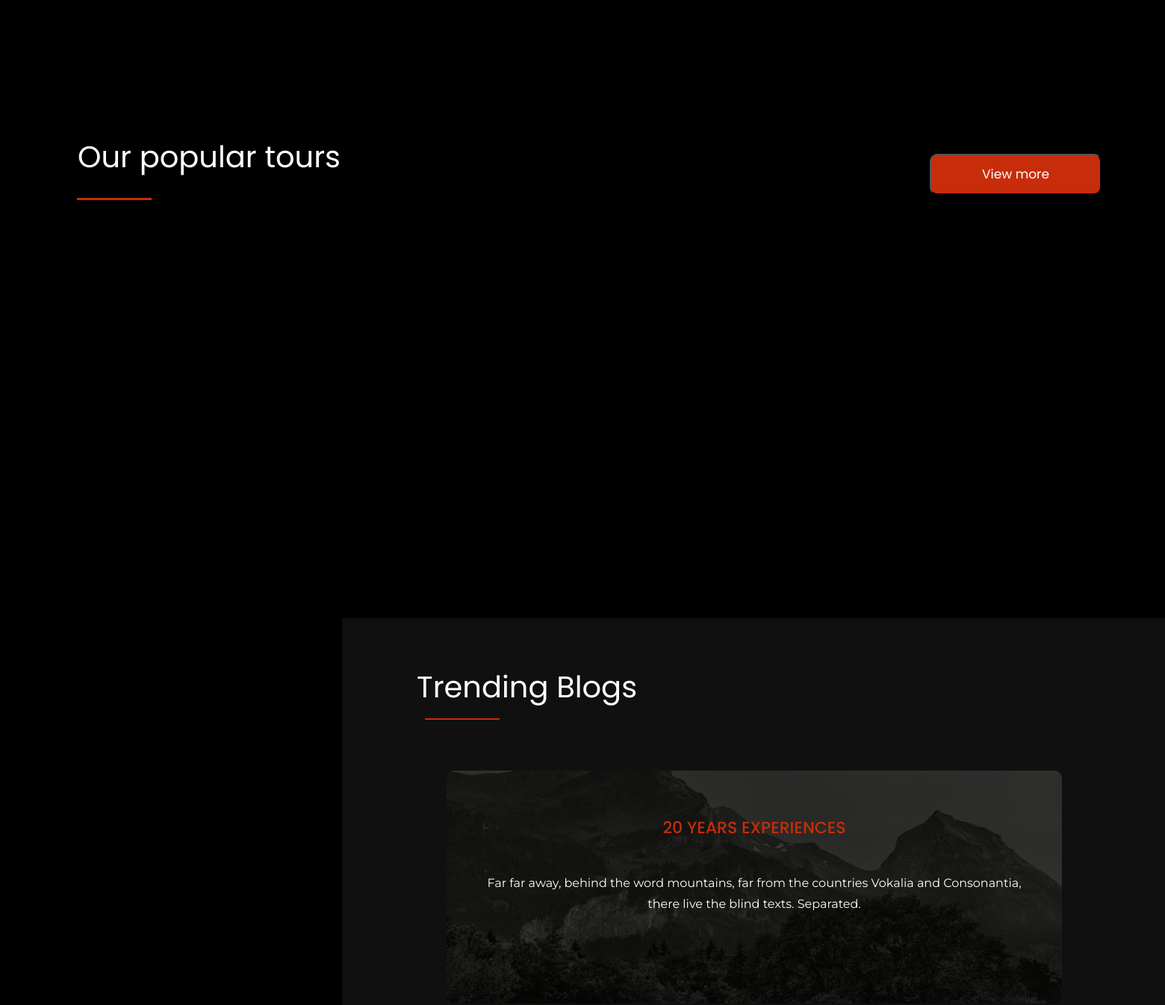
Before: / (middle part) with the older database file.
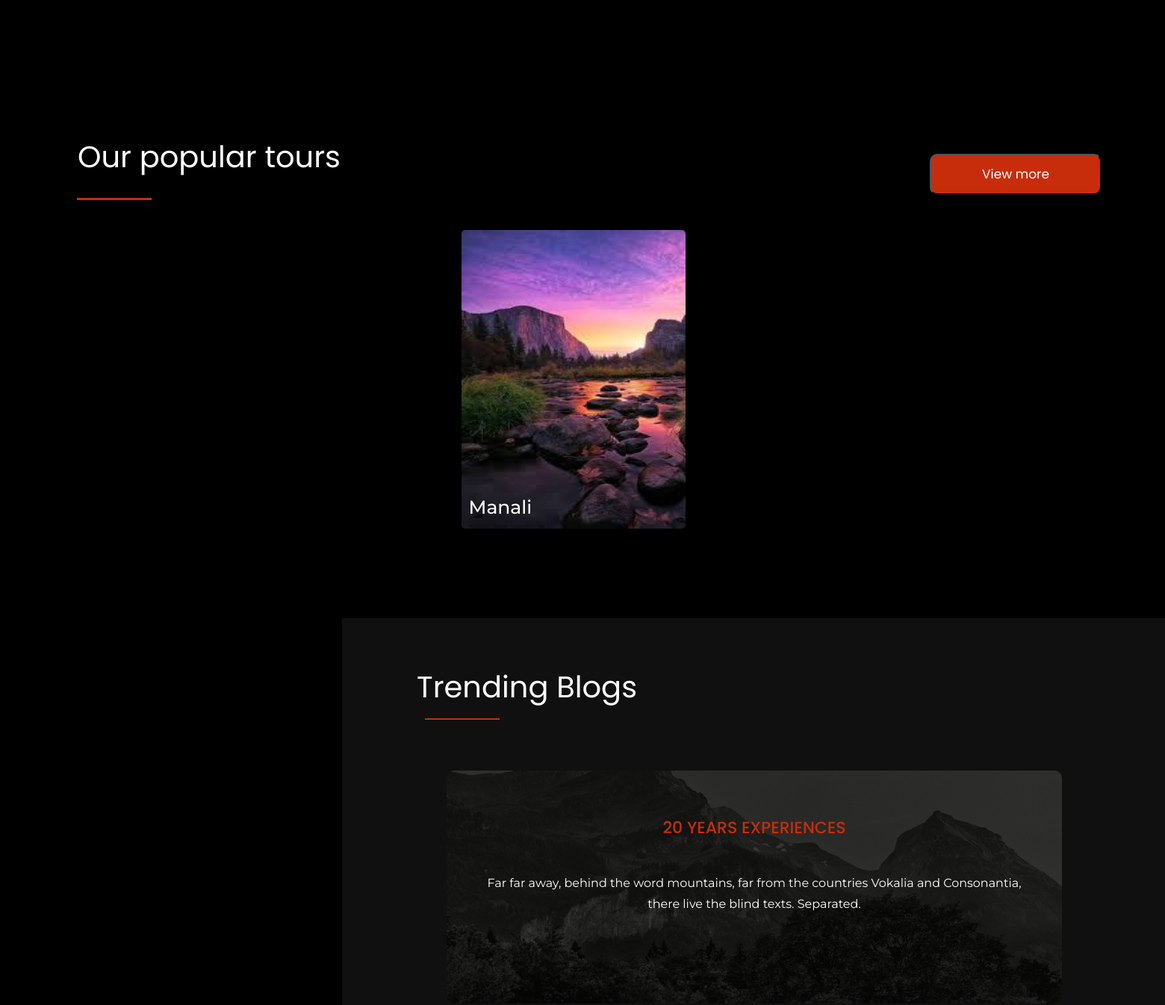
After: the same page with the newer database file.
### home/models.py (models this page shows, shortened)
class populartrip(models.Model):
    id=models.AutoField(max_length=5000 , primary_key=True)
    destination=models.CharField(max_length=5000,null=True, blank=True)
    destination_image=models.ImageField(upload_to='images/', null=True, blank=True)
    mode1=models.CharField(max_length=5000 , null=True, blank=True)
    mode1_price=models.CharField(max_length=5000, null=True, blank=True )
    mode2=models.CharField(max_length=5000, null=True, blank=True )
    mode2_price=models.CharField(max_length=5000, null=True, blank=True )
    mode3=models.CharField(max_length=5000, null=True, blank=True )
    mode3_price=models.CharField(max_length=5000, null=True, blank=True )
    mode4=models.CharField(max_length=5000 , null=True, blank=True)
    mode4_price=models.CharField(max_length=5000, null=True, blank=True )
    mode5=models.CharField(max_length=5000 , null=True, blank=True)
    mode5_price=models.CharField(max_length=5000 , null=True, blank=True)
    mode6=models.CharField(max_length=5000 , null=True, blank=True)
    mode6_price=models.CharField(max_length=5000 , null=True, blank=True)
    batch1=models.CharField(max_length=5000, null=True, blank=True )
    batch2=models.CharField(max_length=5000 , null=True, blank=True)
    batch3=models.CharField(max_length=5000 , null=True, blank=True)
    batch4=models.CharField(max_length=5000, null=True, blank=True )
    batch5=models.CharField(max_length=5000 , null=True, blank=True)
    batch6=models.CharField(max_length=5000 , null=True, blank=True)
    batch7=models.CharField(max_length=5000 , null=True, blank=True)
    relatedit1=models.CharField(max_length=50000 , null=True, blank=True)
    reltourimg1=models.ImageField(upload_to='images/', null=True, blank=True)
    relatedtour1=models.CharField(max_length=50000 , null=True, blank=True)
    relatedprice1=models.CharField(max_length=50000 , null=True, blank=True)
    relatedit2=models.CharField(max_length=50000, null=True, blank=True )
    reltourimg2=models.ImageField(upload_to='images/', null=True, blank=True)
    relatedtour2=models.CharField(max_length=50000 , null=True, blank=True)
    relatedprice2=models.CharField(max_length=50000 , null=True, blank=True)
    destination_price=models.CharField(max_length=5000)
    main_image=models.ImageField(upload_to='images/', null=True, blank=True)
    destination_image1=models.ImageField(upload_to='images/', null=True, blank=True)
    destination_image2=models.ImageField(upload_to='images/', null=True, blank=True)
    destination_image3=models.ImageField(upload_to='images/', null=True, blank=True)
    destination_image4=models.ImageField(upload_to='images/', null=True, blank=True)
    destination_image5=models.ImageField(upload_to='images/', null=True, blank=True)
    destination_image6=models.ImageField(upload_to='images/', null=True, blank=True)
    time=models.CharField(max_length=5000, null=True, blank=True)
    group=models.CharField(max_length=5000 , null=True, blank=True)
    hiketype=models.CharField(max_length=5000 , null=True, blank=True)
    difficulty=models.CharField(max_length=5000, null=True, blank=True)
    pickup=models.CharField(max_length=5000, null=True, blank=True)
    minage=models.CharField(max_length=5000, null=True, blank=True)
    dayno1=models.CharField(max_length=5000 , null=True, blank=True)
    itineraryhead1=models.CharField(max_length=5000 , null=True, blank=True)
    daycontent1=models.CharField(max_length=5000, null=True, blank=True )
    dayno2=models.CharField(max_length=5000 , null=True, blank=True)
    itineraryhead2=models.CharField(max_length=5000 , null=True, blank=True)
    daycontent2=models.CharField(max_length=5000, null=True, blank=True )
    dayno3=models.CharField(max_length=5000 , null=True, blank=True)
    itineraryhead3=models.CharField(max_length=5000 , null=True, blank=True)
    daycontent3=models.CharField(max_length=5000 , null=True, blank=True)
    dayno4=models.CharField(max_length=5000, null=True, blank=True )
    itineraryhead4=models.CharField(max_length=5000 , null=True, blank=True)
    daycontent4=models.CharField(max_length=5000, null=True, blank=True )
    dayno5=models.CharField(max_length=5000 , null=True, blank=True)
    itineraryhead5=models.CharField(max_length=5000 , null=True, blank=True)
    daycontent5=models.CharField(max_length=5000 , null=True, blank=True)
    dayno6=models.CharField(max_length=5000 , null=True, blank=True)
    itineraryhead6=models.CharField(max_length=5000 , null=True, blank=True)
    daycontent6=models.CharField(max_length=5000 , null=True, blank=True)
    dayno7=models.CharField(max_length=5000 , null=True, blank=True)
    itineraryhead7=models.CharField(max_length=5000 , null=True, blank=True)
    daycontent7=models.CharField(max_length=5000 , null=True, blank=True)
    dayno8=models.CharField(max_length=5000 , null=True, blank=True)
    itineraryhead8=models.CharField(max_length=5000 , null=True, blank=True)
    daycontent8=models.CharField(max_length=5000 , null=True, blank=True)
    dayno9=models.CharField(max_length=5000 , null=True, blank=True)
    itineraryhead9=models.CharField(max_length=5000 , null=True, blank=True)
    daycontent9=models.CharField(max_length=5000 , null=True, blank=True)
    dayno10=models.CharField(max_length=5000 , null=True, blank=True)
    itineraryhead10=models.CharField(max_length=5000 , null=True, blank=True)
    daycontent10=models.CharField(max_length=5000 , null=True, blank=True)
    meetingpoint=models.CharField(max_length=5000 , null=True, blank=True)
    inclusions1=models.CharField(max_length=5000 , null=True, blank=True)
    inclusions2=models.CharField(max_length=5000 , null=True, blank=True)
    inclusions3=models.CharField(max_length=5000 , null=True, blank=True)
    inclusions4=models.CharField(max_length=5000 , null=True, blank=True)
    inclusions5=models.CharField(max_length=5000 , null=True, blank=True)
    inclusions6=models.CharField(max_length=5000 , null=True, blank=True)
    inclusions7=models.CharField(max_length=5000 , null=True, blank=True)
    inclusions8=models.CharField(max_length=5000 , null=True, blank=True)
    inclusions9=models.CharField(max_length=5000 , null=True, blank=True)
    inclusions10=models.CharField(max_length=5000 , null=True, blank=True)
    exclusions1=models.CharField(max_length=5000 , null=True, blank=True)
    exclusions2=models.CharField(max_length=5000 , null=True, blank=True)
    exclusions3=models.CharField(max_length=5000 , null=True, blank=True)
    exclusions4=models.CharField(max_length=5000 , null=True, blank=True)
    exclusions5=models.CharField(max_length=5000 , null=True, blank=True)
    expect1=models.CharField(max_length=4000 , null=True, blank=True)
    expect2=models.CharField(max_length=4000 , null=True, blank=True)
    expect3=models.CharField(max_length=4000 , null=True, blank=True)
    expect4=models.CharField(max_length=4000 , null=True, blank=True)
    expect5=models.CharField(max_length=4000 , null=True, blank=True)

### travel/views.py (the view)
# urls.py: path('', index, name="index"),
def index(request):
    popularData=populartrip.objects.all()
    data={
         'popularData':popularData
    }
    return render(request, 'index.html',data)

### travel/templates/index.html (shortened to what this page needs)
{% include 'navigation.html'%}
{% load static %}
<link href="https://cdn.jsdelivr.net/npm/bootstrap@5.0.0/dist/css/bootstrap.min.css" rel="stylesheet">
<link rel="stylesheet" href="https://cdnjs.cloudflare.com/ajax/libs/font-awesome/6.1.2/css/fontawesome.min.css" />
  <link rel="stylesheet" href="https://maxcdn.bootstrapcdn.com/bootstrap/3.3.7/css/bootstrap.min.css">
  <link
      rel="stylesheet"
      href="https://cdnjs.cloudflare.com/ajax/libs/slick-carousel/1.8.1/slick.css"
    />
    <link rel="stylesheet" href="https://cdnjs.cloudflare.com/ajax/libs/slick-carousel/1.8.1/slick.min.css" />
    <link rel="stylesheet" href="https://cdnjs.cloudflare.com/ajax/libs/slick-carousel/1.8.1/slick-theme.min.css" />
    <link
    rel="stylesheet"
    href="https://cdnjs.cloudflare.com/ajax/libs/slick-carousel/1.8.1/slick-theme.min.css"
  />
  <link rel="stylesheet" href="https://cdnjs.cloudflare.com/ajax/libs/animate.css/3.7.2/animate.min.css" />
  <link rel="stylesheet" href="https://cdnjs.cloudflare.com/ajax/libs/font-awesome/4.7.0/css/font-awesome.min.css">
<link rel="stylesheet" href="{% static 'index.css' %}">
<link rel="stylesheet" href="{% static 'mediaquery.css' %}">
<link rel="stylesheet" href="https://maxcdn.bootstrapcdn.com/bootstrap/3.3.7/css/bootstrap-theme.min.css">
  <section class="sliders2">
 <button class="viewmore"><a href="{% url 'alltours'%}">View more</a> </button>
    <h1>Our popular tours</h1>
    <div class="slider-wrapper">
      <ul class="item-slider">
        {% for n in popularData%}
        <a class="panda" href="./index/{{n.id}}" >
          <img src="{{n.destination_image.url}}"/>
        <h2> {{n.destination}}</h2>
        </a>
        {%endfor%}
        </ul>
    </div>
  </section>
  <section class="wow slideInRight">
    <div class="blogs" id="blog">
      <h1 class="section-heading3">Trending Blogs</h1>
      <div class="row">
        <div class="details1">
          <h3 class="detail-heading"> 20 YEARS EXPERIENCES</h3>
          <p class="detail-content">
            Far far away, behind the word mountains, far from the countries Vokalia and Consonantia, there live the blind texts. Separated.
          </p>
        </div>
      </div>
    </div>
  </section>

Changed rows visible on the page:
added populartrip: destination_image (picture), destination "Manali"
